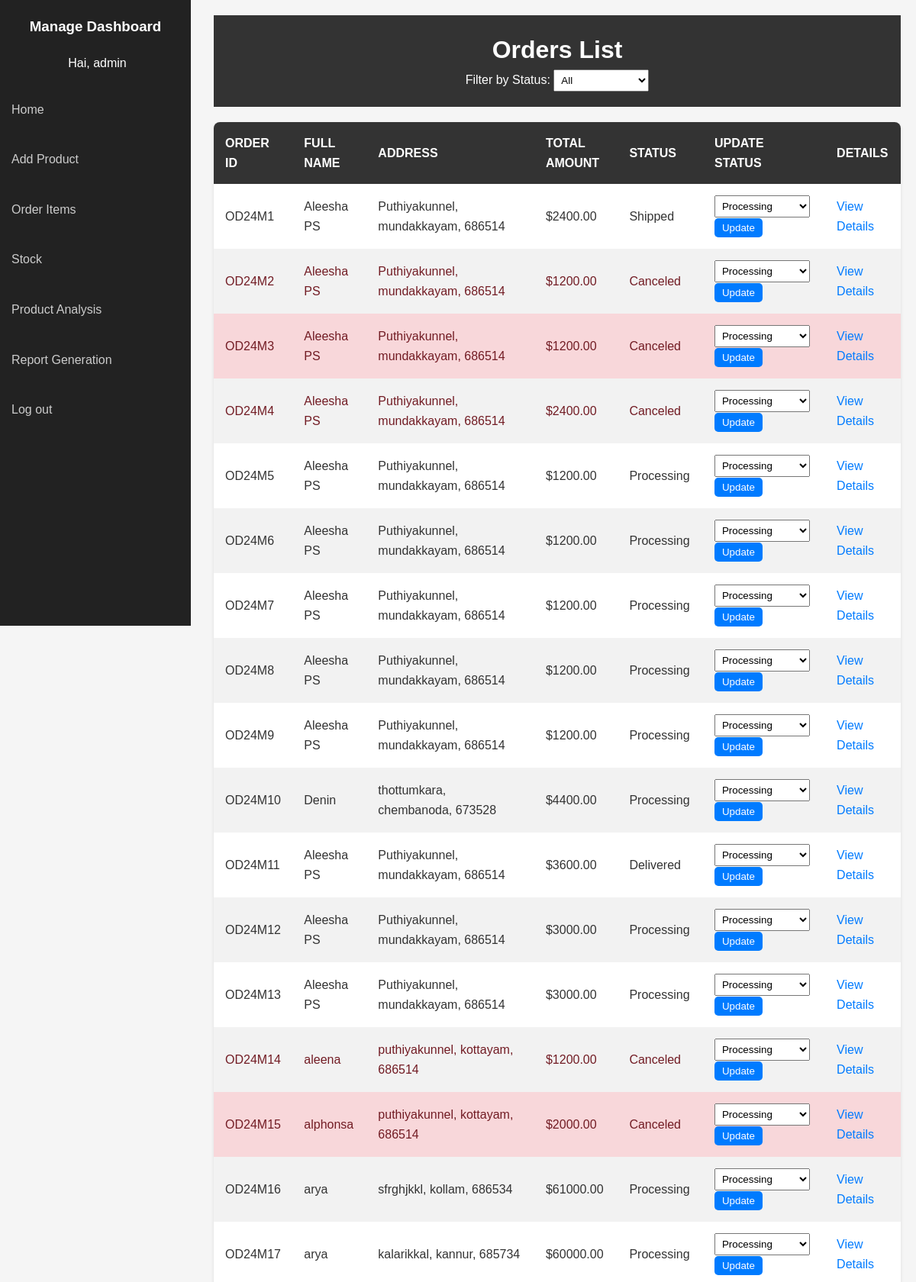
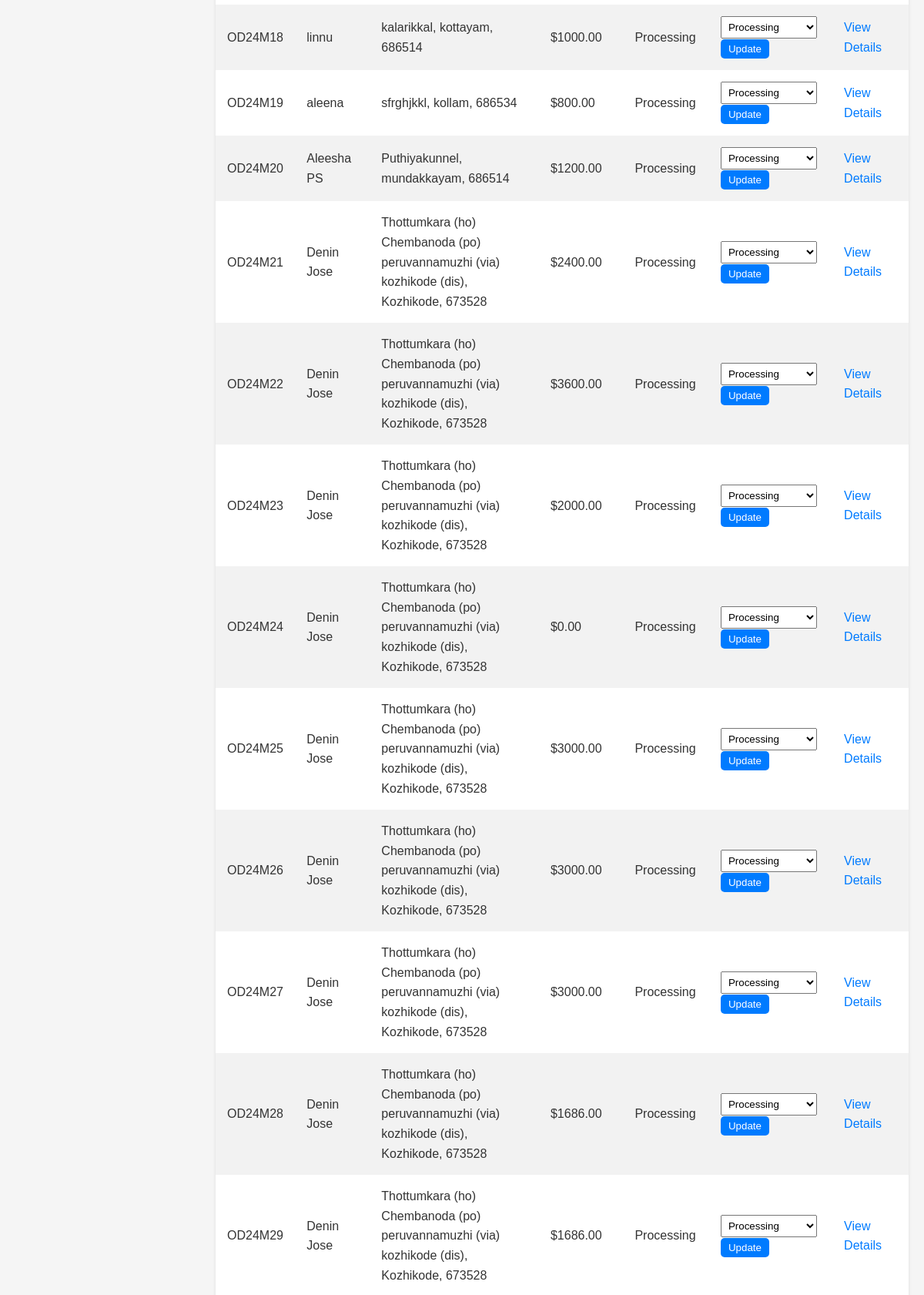
The page /adminpageorder/ (signed in, upper part) on the database its author committed (2 pictures, top to bottom).
### saree/models.py (models this page shows, shortened)
class Order(models.Model):
    STATUS_CHOICES = [
        ('processing', 'Processing'),
        ('out_for_delivery', 'Out for Delivery'),
        ('shipped', 'Shipped'),
        ('delivered', 'Delivered'),
        ('canceled', 'Canceled'),
    ]
    user = models.ForeignKey(User, on_delete=models.CASCADE, default=False)
    fullname = models.CharField(max_length=255)
    address = models.CharField(max_length=255)
    city = models.CharField(max_length=100)
    postal_code = models.CharField(max_length=10)
    phone_number= models.CharField(max_length=13,default='')
    total_amount = models.DecimalField(max_digits=10, decimal_places=2)
    status = models.CharField(max_length=20, choices=STATUS_CHOICES, default='processing')
    created_at = models.DateTimeField(auto_now_add=True)

### saree/views.py (the view)
# urls.py: path('adminpageorder/', views.admin_order_view, name='adminorders'),
@login_required
def admin_order_view(request):
    selected_status = request.GET.get('status', 'all')
    if selected_status == 'all':
        orders = Order.objects.all()
    else:
        orders = Order.objects.filter(status=selected_status)
    context = {
        'orders': orders,
        'selected_status': selected_status,
    }
    return render(request, 'order_list_and_detail.html', context)

### saree/templates/order_list_and_detail.html (shortened to what this page needs)
<!DOCTYPE html>
<html lang="en">
<head>
    <link rel="stylesheet" href="https://cdnjs.cloudflare.com/ajax/libs/animate.css/4.1.1/animate.min.css">
</head>
<body>
    <div class="sidebar">
        <h3>Manage Dashboard</h3>
        <div class="user-info">
            {% if request.user.is_authenticated %}
             Hai, {{ user.username }}
            {% endif %}
        </div>
        {% if request.user.is_superuser %}
        <a href="{% url 'adminpage' %}">Home</a>
        <a href="{% url 'admin_add' %}">Add Product</a>
        <a href="{% url 'adminorders' %}">Order Items</a>
        <a href="{% url 'stock' %}">Stock</a>
        <a href="{% url 'sentiment' %}">Product Analysis</a>
        <a href="{% url 'monthly_sales'%}">Report Generation</a>
        <a href="{% url 'user_logout' %}">Log out</a>
        {% endif %}
    </div>
    <div class="main-content">
        <div class="header">
            <h1>Orders List</h1>
            {% if request.user.is_superuser %}
            <form method="GET" action="">
                <label for="status-filter">Filter by Status: </label>
                <select name="status" id="status-filter" onchange="this.form.submit()">
                    <option value="all" {% if selected_status == 'all' %}selected{% endif %}>All</option>
                </select>
            </form>
            {% endif %}
        </div>
        <table>
            <thead>
                <tr>
                    <th>Order ID</th>
                    <th>Full Name</th>
                    <th>Address</th>
                    <th>Total Amount</th>
                    <th>Status</th>
                    {% if request.user.is_superuser %}
                    <th>Update Status</th>
                    {% endif %}
                    <th>Details</th>
                </tr>
            </thead>
            <tbody>
                {% for order in orders %}
                <tr class="{{ order.status }} animate_animated animate_fadeInUp">
                    <td>OD24M{{ order.id }}</td>
                    <td>{{ order.fullname }}</td>
                    <td>{{ order.address }}, {{ order.city }}, {{ order.postal_code }}</td>
                    <td>${{ order.total_amount }}</td>
                    <td>{{ order.get_status_display }}</td>
                    {% if request.user.is_superuser %}
                    <td>
                        <form action="{% url 'update_status' order.id %}" method="post">
                            <select name="status" {% if order.status == "cancelled" %}disabled{% endif %}>
                                <option value="processing">Processing</option>
                            </select>
                            <button type="submit" {% if order.status == "cancelled" %}disabled{% endif %}>Update</button>
                        </form>
                    </td>
                    {% endif %}
                    <td><a href="{% url 'order_detail' order.id %}" class="view-details-link">View Details</a></td>
                </tr>
                {% endfor %}
            </tbody>
        </table>
    </div>
</body>
</html>

### saree/templates/order_list_and_detail.html (style rules this page uses)
body, h1, h2, h3, p, ul { margin: 0; padding: 0; }
body { font-family: Arial, sans-serif; line-height: 1.6; background-color: #f5f5f5; color: #333; padding: 0; display: flex; }
.sidebar { width: 250px; background-color: #222; height: 100vh; padding-top: 20px; position: fixed; color: #fff; }
.sidebar h3 { text-align: center; margin-bottom: 20px; }
.sidebar a { display: block; padding: 15px; color: #ccc; text-decoration: none; margin: 10px 0; transition: background 0.3s; }
.sidebar .user-info { margin: 20px; text-align: center; }
.main-content { margin-left: 260px; padding: 20px; width: calc(100% - 260px); }
.header { background-color: #333; color: #fff; padding: 20px; text-align: center; margin-bottom: 20px; }
table { width: 100%; border-collapse: collapse; background-color: #fff; border-radius: 8px; overflow: hidden; box-shadow: 0 2px 4px rgba(0, 0, 0, 0.1); margin-bottom: 20px; }
th, td { padding: 15px; text-align: left; }
th { background-color: #333; color: #fff; text-transform: uppercase; }
tbody tr:nth-child(even) { background-color: #f2f2f2; }
.view-details-link { color: #007bff; text-decoration: none; transition: color 0.3s; }
form select { padding: 5px; }
form button { padding: 5px 10px; background-color: #007bff; color: white; border: none; cursor: pointer; border-radius: 5px; }
.canceled { background-color: #f8d7da; color: #721c24; }

### rows shown on the page
Order: id "1", fullname "Aleesha PS", address "Puthiyakunnel", city "mundakkayam", postal_code "686514", total_amount "2400.00", status "Shipped", status "Processing"
Order: id "2", fullname "Aleesha PS", address "Puthiyakunnel", city "mundakkayam", postal_code "686514", total_amount "1200.00", status "Canceled", status "Processing"
Order: id "3", fullname "Aleesha PS", address "Puthiyakunnel", city "mundakkayam", postal_code "686514", total_amount "1200.00", status "Canceled", status "Processing"
Order: id "4", fullname "Aleesha PS", address "Puthiyakunnel", city "mundakkayam", postal_code "686514", total_amount "2400.00", status "Canceled", status "Processing"
Order: id "5", fullname "Aleesha PS", address "Puthiyakunnel", city "mundakkayam", postal_code "686514", total_amount "1200.00", status "Processing"
Order: id "6", fullname "Aleesha PS", address "Puthiyakunnel", city "mundakkayam", postal_code "686514", total_amount "1200.00", status "Processing"
Order: id "7", fullname "Aleesha PS", address "Puthiyakunnel", city "mundakkayam", postal_code "686514", total_amount "1200.00", status "Processing"
Order: id "8", fullname "Aleesha PS", address "Puthiyakunnel", city "mundakkayam", postal_code "686514", total_amount "1200.00", status "Processing"
Order: id "9", fullname "Aleesha PS", address "Puthiyakunnel", city "mundakkayam", postal_code "686514", total_amount "1200.00", status "Processing"
Order: id "10", fullname "Denin", address "thottumkara", city "chembanoda", postal_code "673528", total_amount "4400.00", status "Processing"
Order: id "11", fullname "Aleesha PS", address "Puthiyakunnel", city "mundakkayam", postal_code "686514", total_amount "3600.00", status "Delivered", status "Processing"
Order: id "12", fullname "Aleesha PS", address "Puthiyakunnel", city "mundakkayam", postal_code "686514", total_amount "3000.00", status "Processing"
Order: id "13", fullname "Aleesha PS", address "Puthiyakunnel", city "mundakkayam", postal_code "686514", total_amount "3000.00", status "Processing"
Order: id "14", fullname "aleena", address "puthiyakunnel", city "kottayam", postal_code "686514", total_amount "1200.00", status "Canceled", status "Processing"
Order: id "15", fullname "alphonsa", address "puthiyakunnel", city "kottayam", postal_code "686514", total_amount "2000.00", status "Canceled", status "Processing"
Order: id "16", fullname "arya", address "sfrghjkkl", city "kollam", postal_code "686534", total_amount "61000.00", status "Processing"
Order: id "17", fullname "arya", address "kalarikkal", city "kannur", postal_code "685734", total_amount "60000.00", status "Processing"
Order: id "18", fullname "linnu", address "kalarikkal", city "kottayam", postal_code "686514", total_amount "1000.00", status "Processing"
Order: id "19", fullname "aleena", address "sfrghjkkl", city "kollam", postal_code "686534", total_amount "800.00", status "Processing"
Order: id "20", fullname "Aleesha PS", address "Puthiyakunnel", city "mundakkayam", postal_code "686514", total_amount "1200.00", status "Processing"
Order: id "21", fullname "Denin Jose", address "Thottumkara (ho) Chembanoda (po) peruvannamuzhi (via) kozhikode (dis)", city "Kozhikode", postal_code "673528", total_amount "2400.00", status "Processing"
Order: id "22", fullname "Denin Jose", address "Thottumkara (ho) Chembanoda (po) peruvannamuzhi (via) kozhikode (dis)", city "Kozhikode", postal_code "673528", total_amount "3600.00", status "Processing"
Order: id "23", fullname "Denin Jose", address "Thottumkara (ho) Chembanoda (po) peruvannamuzhi (via) kozhikode (dis)", city "Kozhikode", postal_code "673528", total_amount "2000.00", status "Processing"
Order: id "24", fullname "Denin Jose", address "Thottumkara (ho) Chembanoda (po) peruvannamuzhi (via) kozhikode (dis)", city "Kozhikode", postal_code "673528", total_amount "0.00", status "Processing"
Order: id "25", fullname "Denin Jose", address "Thottumkara (ho) Chembanoda (po) peruvannamuzhi (via) kozhikode (dis)", city "Kozhikode", postal_code "673528", total_amount "3000.00", status "Processing"
Order: id "26", fullname "Denin Jose", address "Thottumkara (ho) Chembanoda (po) peruvannamuzhi (via) kozhikode (dis)", city "Kozhikode", postal_code "673528", total_amount "3000.00", status "Processing"
Order: id "27", fullname "Denin Jose", address "Thottumkara (ho) Chembanoda (po) peruvannamuzhi (via) kozhikode (dis)", city "Kozhikode", postal_code "673528", total_amount "3000.00", status "Processing"
Order: id "28", fullname "Denin Jose", address "Thottumkara (ho) Chembanoda (po) peruvannamuzhi (via) kozhikode (dis)", city "Kozhikode", postal_code "673528", total_amount "1686.00", status "Processing"
Order: id "29", fullname "Denin Jose", address "Thottumkara (ho) Chembanoda (po) peruvannamuzhi (via) kozhikode (dis)", city "Kozhikode", postal_code "673528", total_amount "1686.00", status "Processing"

### other values the page prints
{{ user.username }} "admin"
